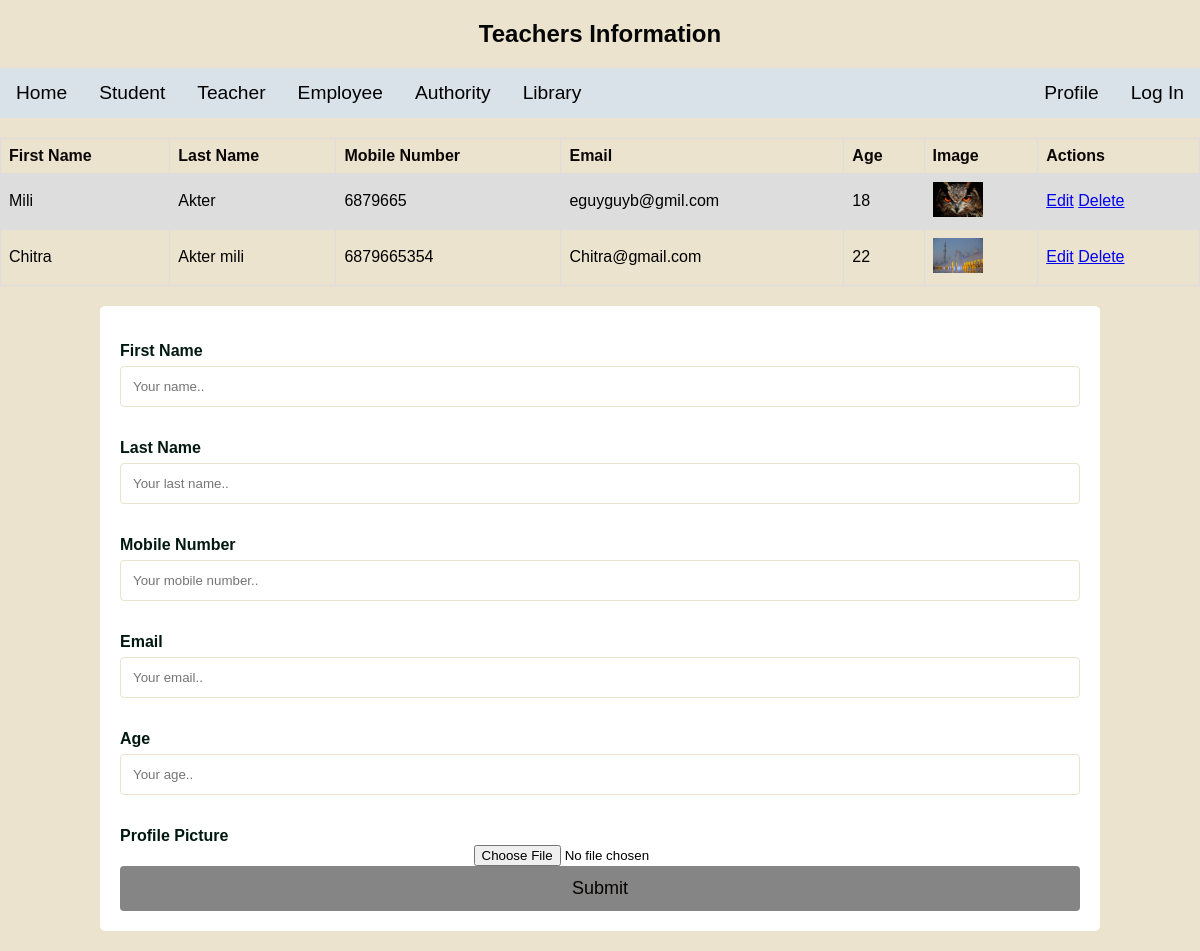
The page /teacherPage on the database as committed earlier.
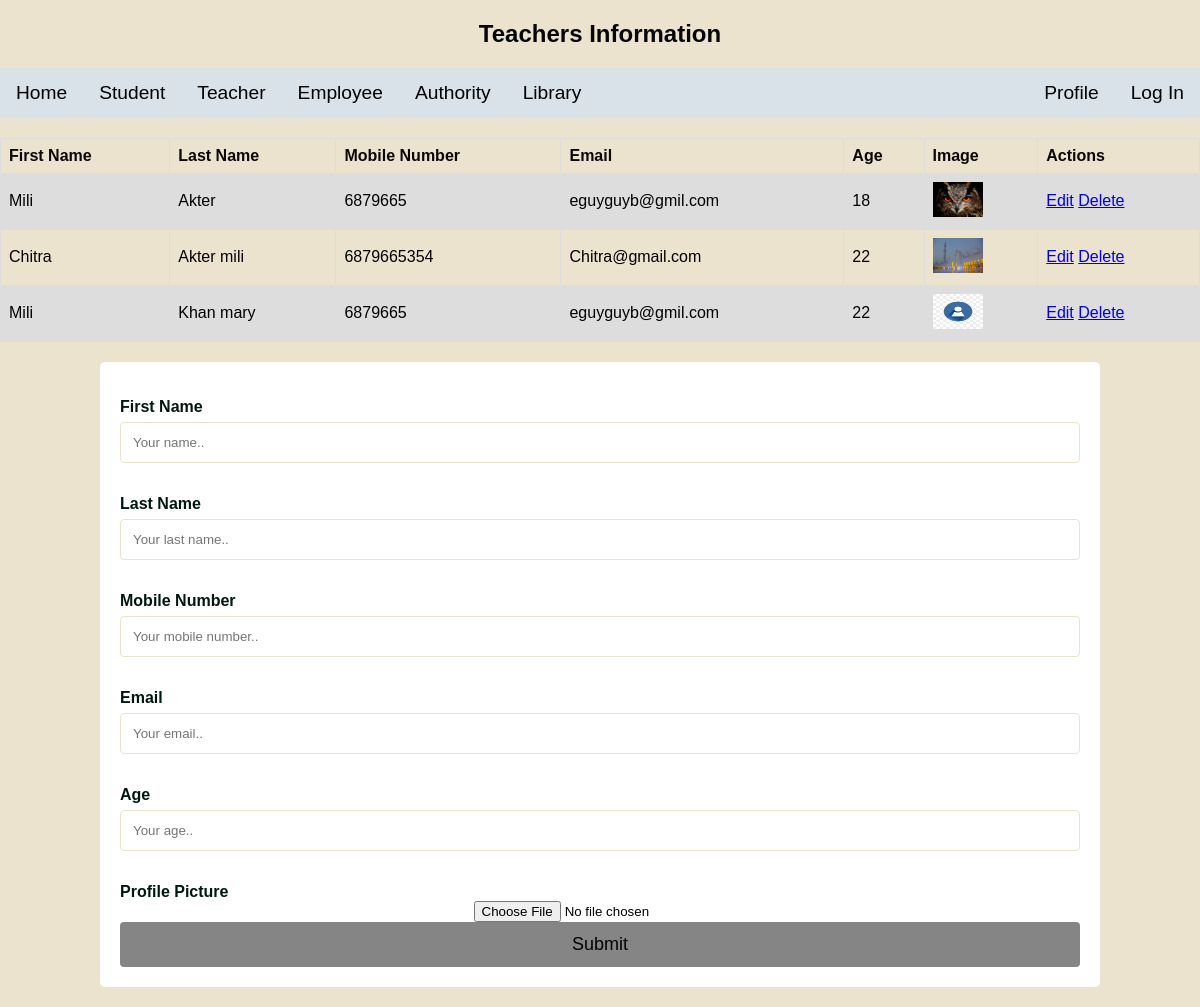
The same page on the database as committed later.
### myApp/models.py (models this page shows, shortened)
class Teachers_Model(models.Model):
    First_Name=models.CharField(max_length=100)
    Last_Name=models.CharField(max_length=100)
    Mobile=models.CharField(max_length=100)
    Email=models.CharField(max_length=100)
    Age=models.CharField(max_length=100)
    myImage=models.ImageField(upload_to="media/profile_pic", null=True)

### myProject/views.py (the view)
# urls.py: path('teacherPage', teacherPage,name="teacherPageUrl"),
def teacherPage(request):
    teacher = Teachers_Model.objects.all()
    context={
        "tch":teacher,
    }
    return render(request,"teacher.html",context)

### template/teacher.html (shortened to what this page needs)
<!DOCTYPE html>
<html lang="en">
<head>
</head>
<body>
  <h2>Teachers Information</h2>
  {% include "nevber.html"%}
  <table>
    <tr>
      <th>First Name</th>
      <th>Last Name</th>
      <th>Mobile Number</th>
      <th>Email</th>
      <th>Age</th>
      <th>Image</th>
      <th>Actions</th>
    </tr>
    {% for i in tch %}
    <tr>
      <td>{{i.First_Name}}</td>
      <td>{{i.Last_Name}}</td>
      <td>{{i.Mobile}}</td>
      <td>{{i.Email}}</td>
      <td>{{i.Age}}</td>
      <td><img src="/{{i.myImage}}" width="50" height="35" alt=""></td>
      <td>
        <a href="{% url 'editTeacher' i.id %}">Edit</a>
        <a href="{% url 'deleteTeacher' i.id %}">Delete</a>
      </td>
    </tr>
    {% endfor %}
  </table>
  <div class="container">
    <form action="{%url 'teacherAdd'%}" method='post'enctype="multipart/form-data">
    <form>
      <label for="fname">First Name</label>
      <input type="text" id="fname" name="firstname" placeholder="Your name..">
      <label for="lname">Last Name</label>
      <input type="text" id="lname" name="lastname" placeholder="Your last name..">
      <label for="Mobile">Mobile Number</label>
      <input type="text" id="mobile_num" name="mobile" placeholder="Your mobile number..">
      <label for="email">Email</label>
      <input type="text" id="s_email" name="email" placeholder="Your email..">
      <label for="age">Age</label>
      <input type="text" id="s_age" name="age" placeholder="Your age..">
      <label for="">Profile Picture</label>
      <input type="file" id="Profile_pic" name="Profile_pic" placeholder="Your pic..">
      <input type="submit" value="Submit">
    </form>
  </div>
</body>
</html>

Rows that differ between the two databases and show on the page:
added Teachers_Model: First_Name "Mili", Last_Name "Khan mary", Mobile "6879665", Email "eguyguyb@gmil.com", Age "22", myImage (placeholder picture)
